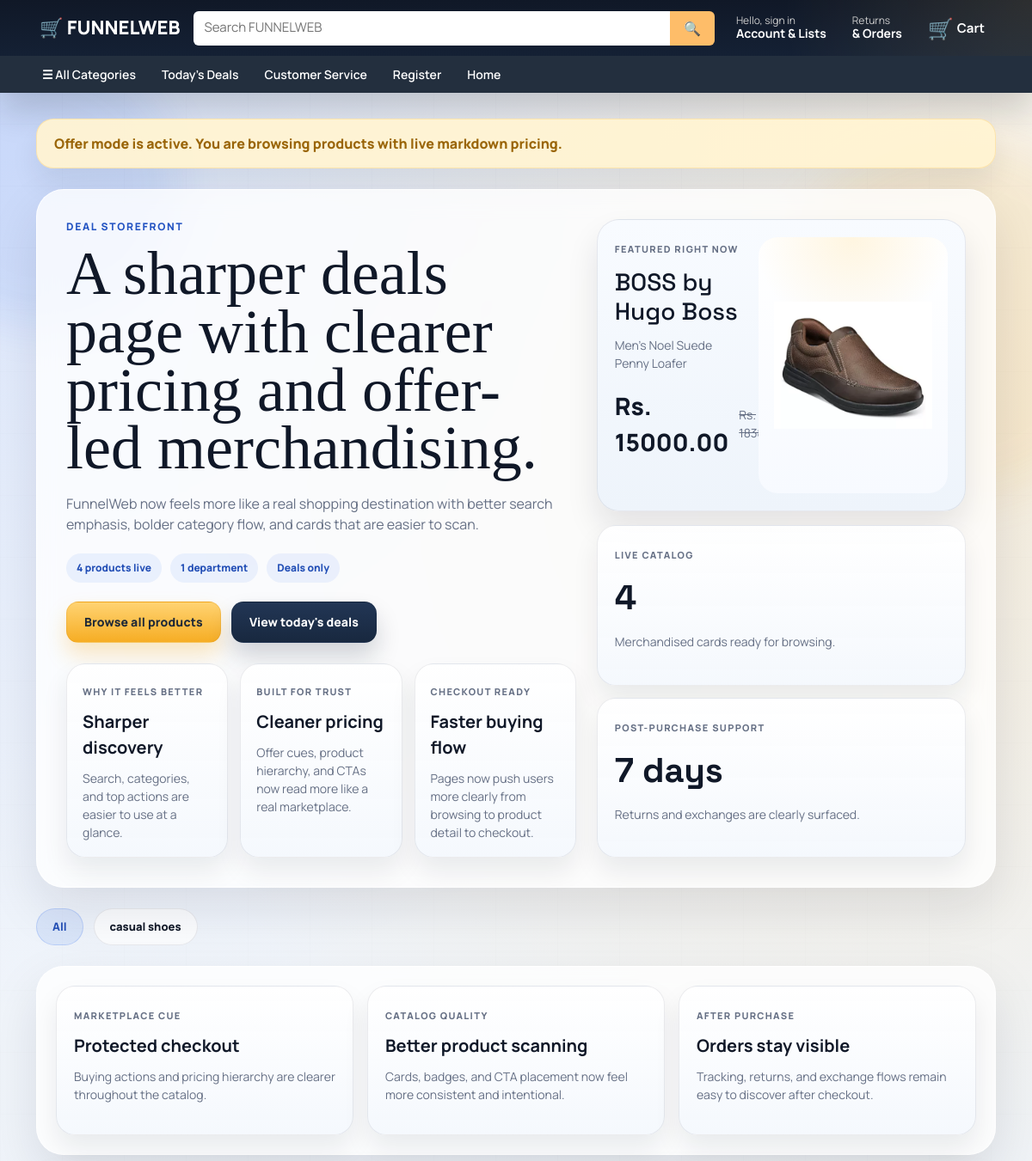
Page /offers/ (upper part) on the earlier database version.
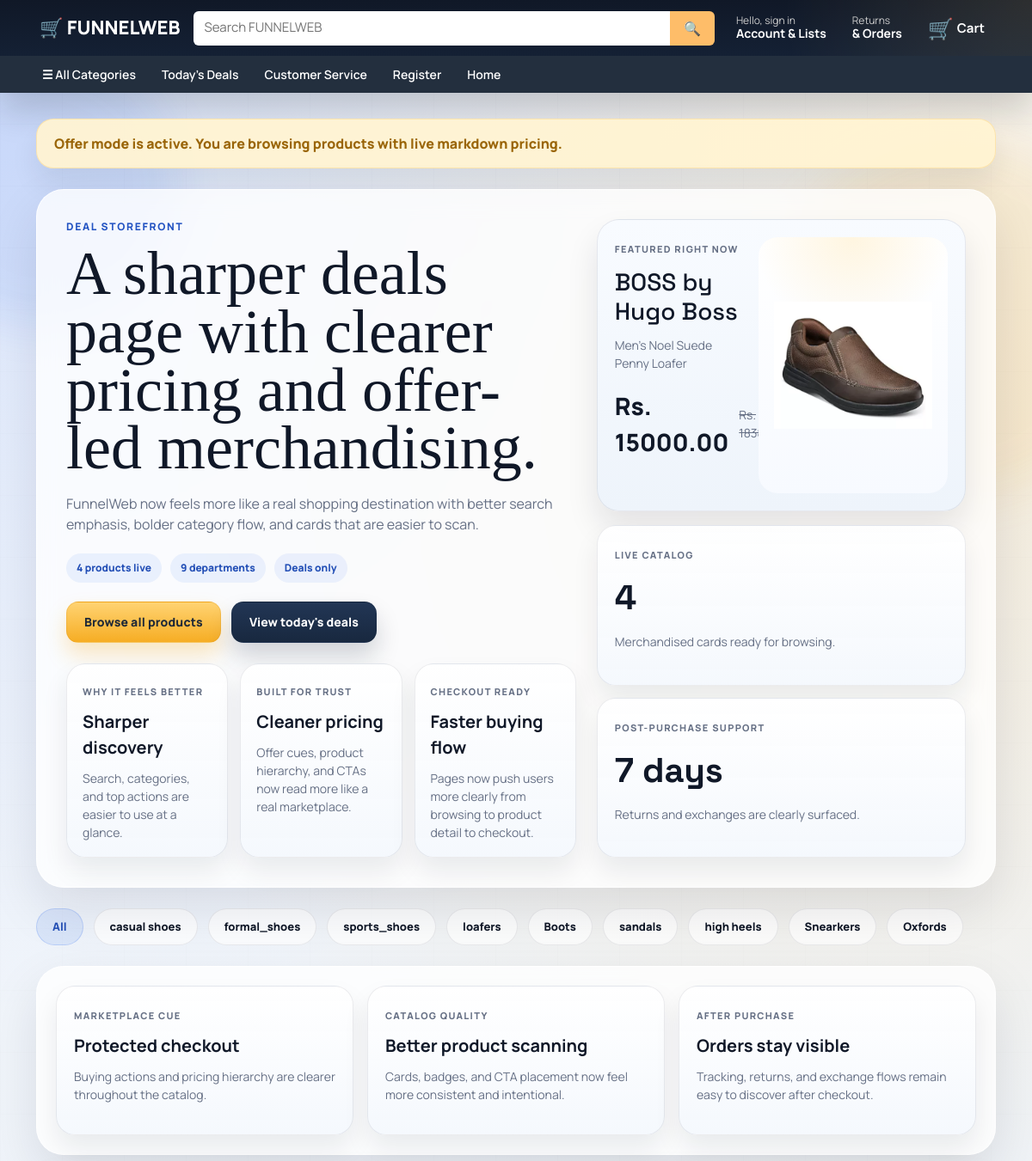
Same page on the later database version.
### shop/models.py (models this page shows, shortened)
class Category(models.Model):
    name = models.CharField(max_length=120)
    slug = models.SlugField(unique=True)
    class Meta:
        verbose_name_plural = "Categories"
    def get_absolute_url(self):
        return reverse('shop:product_list_by_category', args=[self.slug])

### shop/views.py (the view)
# urls.py: path('offers/', views.offers_list, name='offers'),
def offers_list(request):
    categories = Category.objects.all()
    products = Product.objects.filter(
        available=True,
        is_on_offer=True
    )
    q = request.GET.get('q', '').strip()
    sort = request.GET.get('sort', '').strip()
    if q:
        products = products.filter(
            Q(name__icontains=q) |
            Q(description__icontains=q)
        )
    if sort == 'price_asc':
        products = products.order_by('offer_price')
    elif sort == 'price_desc':
        products = products.order_by('-offer_price')
    else:
        products = products.order_by('-created_at')
    return render(request, 'shop/catalog.html', {
        'categories': categories,
        'products': products,
        'offers_page': True,
        'category': None,
        'order_placed': False,
        'order_paid': False,
        'offer_ads': [],   # ❌ No ads on offer page
    })

### shop/models.py (called while the page is built)
    def get_absolute_url(self):
        return reverse('shop:product_detail', args=[self.slug])

    def has_offer(self):
        return self.is_on_offer and self.offer_price is not None

    def get_display_price(self):
        return self.offer_price if self.has_offer() else self.price

    def discount_percent(self):
        if not self.has_offer():
            return None
        return int(((self.price - self.offer_price) / self.price) * Decimal('100'))

### shop/templates/shop/catalog.html (shortened to what the changed rows need)
{% extends "shop/base_shell.html" %}
{% load static %}
{% block extra_css %}
<link rel="stylesheet" href="{% static 'shop/catalog.css' %}">
{% endblock %}
{% block content %}
<div class="catalog-shell">
  <section class="catalog-hero">
    <div class="hero-copy">
      <h1>
        {% if category %}
          {{ category.name }} arranged with cleaner hierarchy and faster product discovery.
        {% elif offers_page %}
          A sharper deals page with clearer pricing and offer-led merchandising.
        {% else %}
          Shop a more professional storefront inspired by modern marketplaces.
        {% endif %}
      </h1>
      <div class="hero-metrics">
        <span>{{ products|length }} product{{ products|length|pluralize }} live</span>
        <span>{{ categories|length }} department{{ categories|length|pluralize }}</span>
        <span>{% if offers_page %}Deals only{% else %}Fresh catalog refresh{% endif %}</span>
      </div>
    </div>
    <div class="hero-showcase">
      {% with feature=products|first %}
        {% if feature %}
          <article class="hero-feature-card">
            <div class="hero-feature-copy">
              <h2><a href="{{ feature.get_absolute_url }}">{{ feature.name }}</a></h2>
            </div>
          </article>
        {% endif %}
      {% endwith %}
    </div>
  </section>
  {% if categories %}
    <section class="catalog-categories">
      <a href="{% url 'shop:product_list' %}" class="category-chip {% if not category %}active{% endif %}">All</a>
      {% for cat in categories %}
        <a href="{{ cat.get_absolute_url }}" class="category-chip {% if category and category.id == cat.id %}active{% endif %}">
          {{ cat.name }}
        </a>
      {% endfor %}
    </section>
  {% endif %}
</div>
{% endblock %}

Differences in the rows shown:
added Category: name "formal_shoes"
added Category: name "sports_shoes"
added Category: name "loafers"
added Category: name "Boots"
added Category: name "sandals"
added Category: name "high heels"
added Category: name "Snearkers"
added Category: name "Oxfords"
Other differences:
{{ categories|length }}: "1" → "9"
